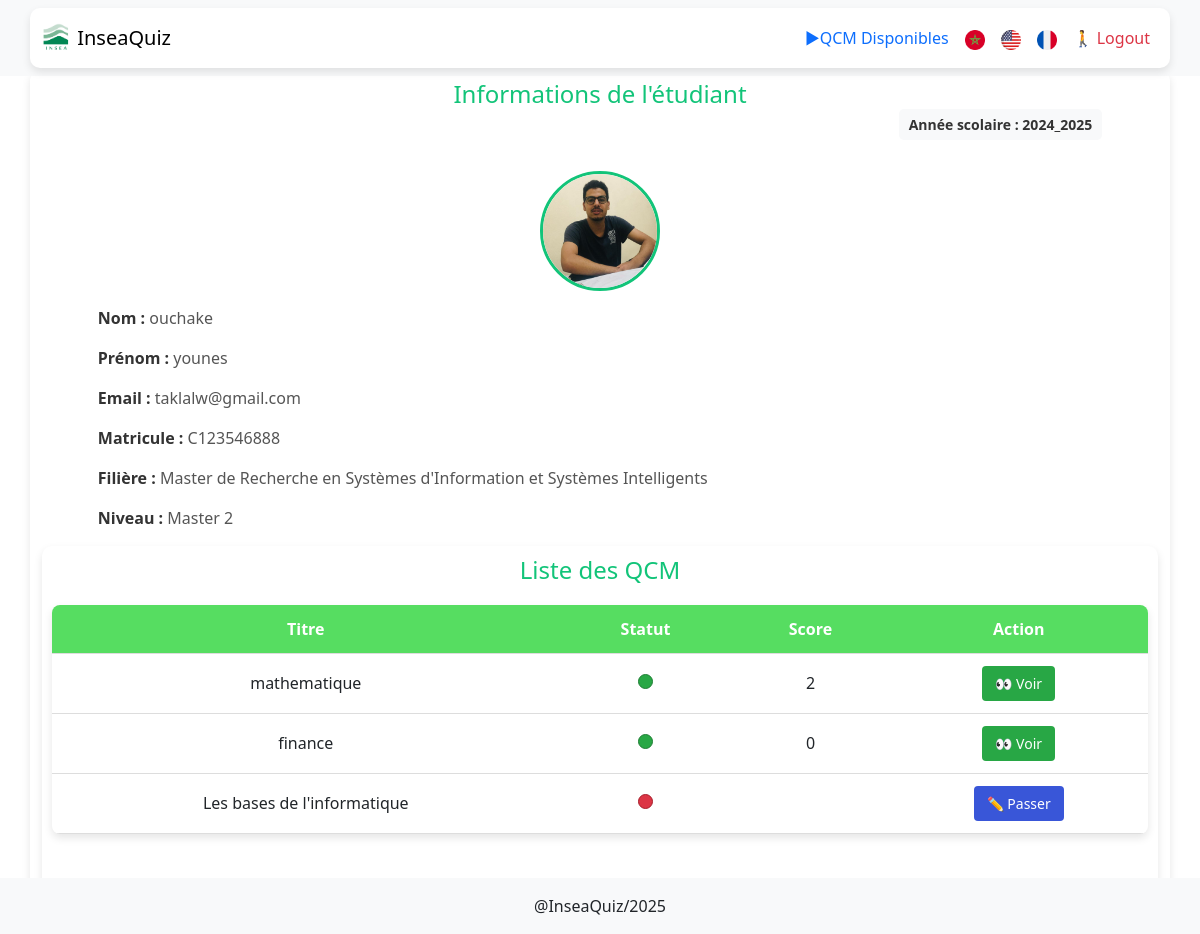
The page /pages/StartQCM.php (signed in) on the database its author committed.
### tables this page shows
CREATE TABLE `annee_scolaire` (
  `id` int(11) NOT NULL,
  `lib_as` varchar(10) NOT NULL
);

CREATE TABLE `etudiant` (
  `id` int(11) NOT NULL,
  `nom_etd` varchar(100) NOT NULL,
  `prenom_etd` varchar(100) NOT NULL,
  `login` varchar(100) NOT NULL,
  `password` varchar(255) NOT NULL,
  `email_etd` varchar(255) NOT NULL,
  `matricule_etd` varchar(50) NOT NULL,
  `sexe_etd` enum('M','F') NOT NULL,
  `photo_etd` varchar(255) DEFAULT NULL,
  `filiere_id` int(11) NOT NULL,
  `niveau_id` int(11) NOT NULL,
  `annee_scolaire_id` int(11) NOT NULL
);

CREATE TABLE `filiere` (
  `id` int(11) NOT NULL,
  `lib_fil` varchar(100) NOT NULL,
  `abr_fil` varchar(50) NOT NULL
);

CREATE TABLE `niveau` (
  `id` int(11) NOT NULL,
  `lib_niv` varchar(100) NOT NULL,
  `abr_niv` varchar(50) NOT NULL
);

CREATE TABLE `score` (
  `id` int(11) NOT NULL,
  `id_etudiant` int(11) NOT NULL,
  `id_qcm` int(11) NOT NULL,
  `valeur` float DEFAULT NULL,
  `date_passage` timestamp NOT NULL DEFAULT current_timestamp()
);

CREATE TABLE `qcm` (
  `id_qcm` int(11) NOT NULL,
  `niveau` int(11) NOT NULL,
  `titre` varchar(100) NOT NULL,
  `filiere` int(11) NOT NULL
);

### pages/StartQCM.php (the view, shortened to what this page needs)
<?php
require_once "../config/connexion.php";
?>
<?php
$id_etudiant = $_SESSION['user_id'];
$sql = "SELECT nom_etd, prenom_etd, email_etd, matricule_etd, filiere_id, niveau_id, annee_scolaire_id, photo_etd FROM etudiant WHERE id = :id_etudiant";
$stmt = $pdo->prepare($sql);
$stmt->bindParam(':id_etudiant', $id_etudiant, PDO::PARAM_INT);
$stmt->execute();
$etudiant = $stmt->fetch(PDO::FETCH_ASSOC);
$sql2= "SELECT lib_niv from niveau where id=$etudiant[niveau_id]";
$stm = $pdo->prepare($sql2);
$stm->execute();
$niv = $stm->fetchColumn();
$sql3= "SELECT lib_fil from filiere where id=$etudiant[filiere_id]";
$stm = $pdo->prepare($sql3);
$stm->execute();
$fil = $stm->fetchColumn();
$sql4= "SELECT lib_as from annee_scolaire where id = $etudiant[annee_scolaire_id]";
$stm = $pdo->prepare($sql4);
$stm->execute();
$annee = $stm->fetchColumn();
$image_path = !empty($etudiant['photo_etd']) ? $etudiant['photo_etd'] : '../uploads/avatar.png';
$sql = "
    SELECT qcm.id_qcm, qcm.titre, qcm.filiere, qcm.niveau, valeur
    FROM qcm
    LEFT JOIN score ON qcm.id_qcm = score.id_qcm AND score.id_etudiant = :id_etudiant
    WHERE qcm.filiere = :filiere_id
    AND qcm.niveau = :niveau_id;
";
$stmt = $pdo->prepare($sql);
$stmt->bindParam(':id_etudiant', $id_etudiant, PDO::PARAM_INT);
$stmt->bindParam(':filiere_id', $etudiant['filiere_id'], PDO::PARAM_INT);
$stmt->bindParam(':niveau_id', $etudiant['niveau_id'], PDO::PARAM_INT);
$stmt->execute();
$qcms = $stmt->fetchAll();
?>
<!doctype html>
<html lang="en">
  <head>
    <link rel="stylesheet" href="../assets/css/info.css">
    <link href="https://cdn.jsdelivr.net/npm/bootstrap@5.3.3/dist/css/bootstrap.min.css" rel="stylesheet">
  </head>
  <body>
    <?php
        include '../includes/navStudent.php';
    ?>
     <div class="container">
    <h1>Informations de l'étudiant</h1>
    <div class="profile">
          <div class="profile-left">
            <p class="taklalaw"><strong>Année scolaire :</strong> <?php echo htmlspecialchars($annee); ?></p>
          </div>
          <img src="<?php echo $image_path; ?>" alt="Photo de profil" class="profile-img">
          <div class="profile-info">
            <p><strong>Nom :</strong> <?php echo htmlspecialchars($etudiant['nom_etd']); ?></p>
            <p><strong>Prénom :</strong> <?php echo htmlspecialchars($etudiant['prenom_etd']); ?></p>
            <p><strong>Email :</strong> <?php echo htmlspecialchars($etudiant['email_etd']); ?></p>
            <p><strong>Matricule :</strong> <?php echo htmlspecialchars($etudiant['matricule_etd']); ?></p>
            <p><strong>Filière :</strong> <?php echo htmlspecialchars($fil); ?></p>
            <p><strong>Niveau :</strong> <?php echo htmlspecialchars($niv); ?></p>
          </div>
    </div>
<div class="container1">
    <h1>Liste des QCM</h1>
    <table>
        <thead>
            <tr>
                <th>Titre</th>
                <th>Statut</th>
                <th>Score</th>
                <th>Action</th>
            </tr>
        </thead>
        <tbody>
            <?php if (!empty($qcms)) : ?>
                <?php foreach ($qcms as $qcm) : ?>
                    <?php
                        $qcm_passe = ($qcm['valeur'] !== null);
                        $score = $qcm_passe ? $qcm['valeur'] : '';
                    ?>
                    <tr>
                        <td><?php echo htmlspecialchars($qcm['titre']); ?></td>
                        <td class="status">
                            <span class="circle <?php echo $qcm_passe ? 'passed' : 'not-passed'; ?>"></span>
                        </td>
                        <td><?php echo $score; ?></td>
                        <td>
                            <?php if (!$qcm_passe) : ?>
                                <a href="passer_qcm.php?id= <?php echo $qcm['id_qcm']; ?>" class="btn">✏️ Passer</a>
                            <?php else : ?>
                              <a href="voir_qcm.php?id= <?php echo $qcm['id_qcm']; ?>" class="btn">👀 Voir</a>
                            <?php endif; ?>
                        </td>
                    </tr>
                <?php endforeach; ?>
            <?php else : ?>
                <tr>
                    <td colspan="4">Aucun QCM disponible.</td>
                </tr>
            <?php endif; ?>
        </tbody>
    </table>
</div>
</div>
    <?php
        include '../includes/footer.php';
    ?>
  </body>
</html>

### includes/navStudent.php (shortened to what this page needs)
<nav class="navbar navbar-light bg-light fixed-top">
    <div class="container">
        <a class="navbar-brand" href="#">
            <img src="../assets/icons/INSEA_logo.png" width="30" height="30" class="d-inline-block align-top" alt="">
            InseaQuiz
        </a>
        <div class="d-inline-block ms-3">
        <div class="d-flex align-items-center">
        <a href="../pages/StartQCM.php" class="text-decoration-none mx-2">▶QCM Disponibles</a>
        <a href="?lang=ar" class="text-decoration-none mx-2 text-black">
            <img src="../assets/icons/mr.png" width="20" alt="Ar">
        </a>
        <a href="?lang=en" class="text-decoration-none mx-2 text-black">
            <img src="../assets/icons/us.png" width="20" alt="En">
        </a>
        <a href="?lang=fr" class="text-decoration-none mx-2 text-black">
            <img src="../assets/icons/fr.png" width="20" alt="Fr">
        </a>
        <a href="../index.php" class="text-decoration-none text-danger mx-2">🚶 Logout</a>
    </div>
        </div>
    </div>
</nav>

### includes/footer.php
<footer class="bg-light text-center text-lg-start fixed-bottom">
  <div class="text-center p-3" >
    @InseaQuiz/2025
  </div>
</footer>

### assets/css/info.css (style rules this page uses)
body { font-family: Arial, sans-serif; background-color: #f4f4f4; padding-top: 70px; align-items: center; margin: 0; }
.container { background: rgb(255, 255, 255); padding: 10px; border-radius: 10px; box-shadow: 0px 4px 8px rgba(0, 0, 0, 0.1); width: 100%; text-align: center; }
.container1 { background: rgb(255, 255, 255); padding: 10px; border-radius: 10px; box-shadow: 0px 4px 8px rgba(0, 0, 0, 0.1); width: 100%; text-align: center; padding-bottom: 70px; align-items: center; }
.profile { display: flex; flex-direction: column; align-items: center; gap: 15px; }
.profile-img { width: 120px; height: 120px; border-radius: 50%; object-fit: cover; border: 3px solid #12c479; }
.profile div { text-align: left; width: 90%; }
p { font-size: 16px; color: #555; margin: 5px 0; }
p strong { color: #333; }

### pages/StartQCM.php (style rules this page uses)
h1 { color: #12c479; font-size: 24px; margin-bottom: 0px; }
.profile-left { display: flex; flex-direction: column; align-items: end; }
.taklalaw { margin-top: 0px; font-size: 14px; color: #333; background: #f8f9fa; padding: 5px 10px; border-radius: 5px; text-align: center; font-weight: bold; }
table { margin: 20px auto; width: 100%; border-collapse: collapse; margin: 20px 0; font-size: 16px; text-align: center; background-color: #fff; border-radius: 8px; overflow: hidden; box-shadow: 0 4px 8px rgba(0, 0, 0, 0.1); }
thead { background-color:rgb(86, 221, 97); color: white; }
th, td { padding: 12px 15px; border-bottom: 1px solid #ddd; }
.btn { text-decoration: none; padding: 6px 12px; border-radius: 4px; font-size: 14px; }
a[href^="voir_qcm.php"] { background-color: #28a745; color: white; }
a[href^="passer_qcm.php"] { background-color:rgb(57, 86, 216); color: white; }
.circle { display: inline-block; width: 15px; height: 15px; border-radius: 50%; background-color: grey; border: 1px solid #ccc; }
.passed { background-color: #28a745; border-color: #1e7e34; }
.not-passed { background-color: #dc3545; border-color: #a71d2a; }

### rows shown on the page
annee_scolaire: lib_as "2024_2025"
etudiant: photo_etd (picture), nom_etd "ouchake", prenom_etd "younes", email_etd "taklalw@gmail.com", matricule_etd "C123546888"
filiere: lib_fil "Master de Recherche en Systèmes d'Information et Systèmes Intelligents"
niveau: lib_niv "Master 2"
score: id_qcm.titre "mathematique", valeur "2"
score: id_qcm.titre "finance", valeur "0"
qcm: titre "Les bases de l'informatique"
